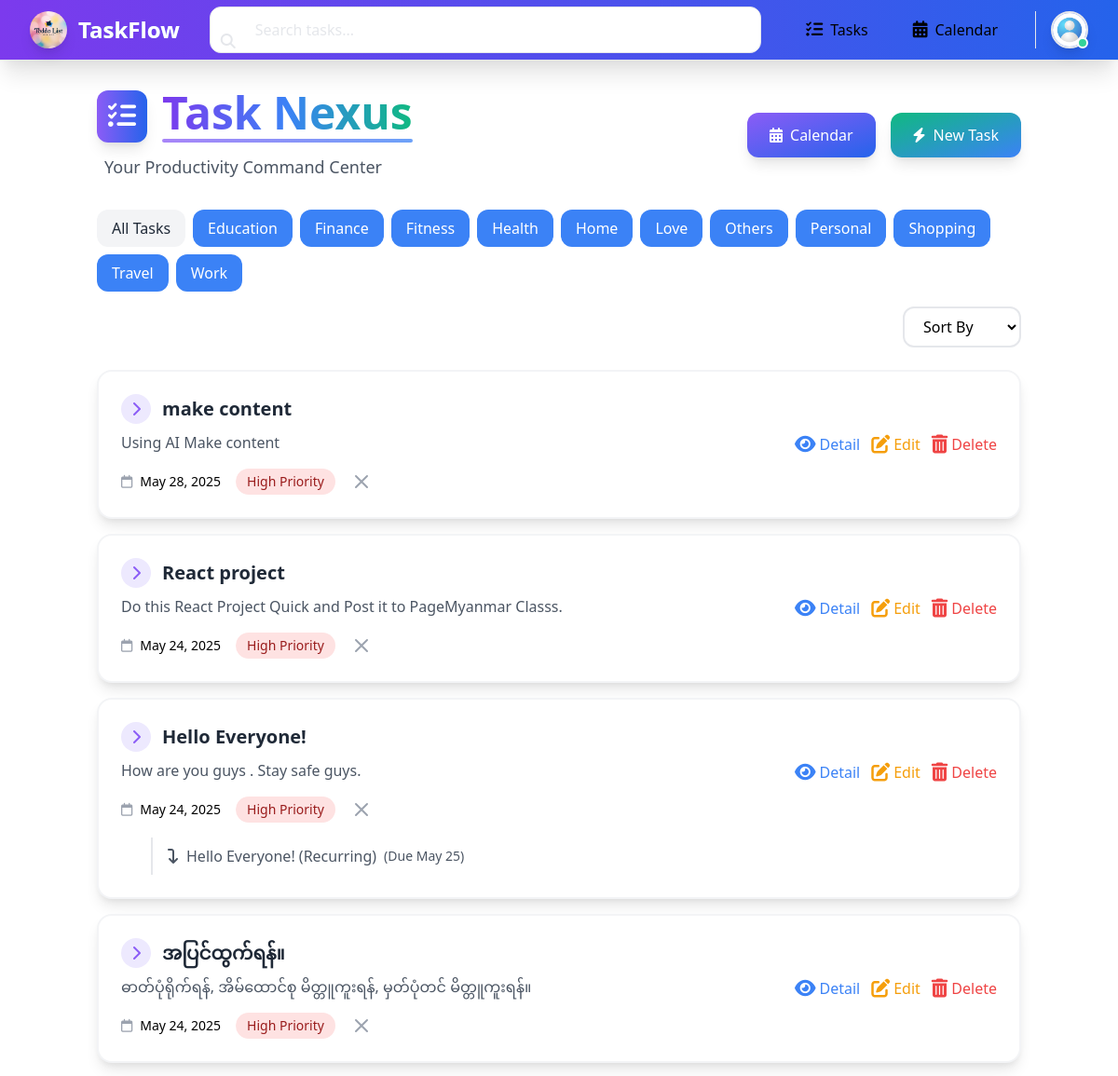
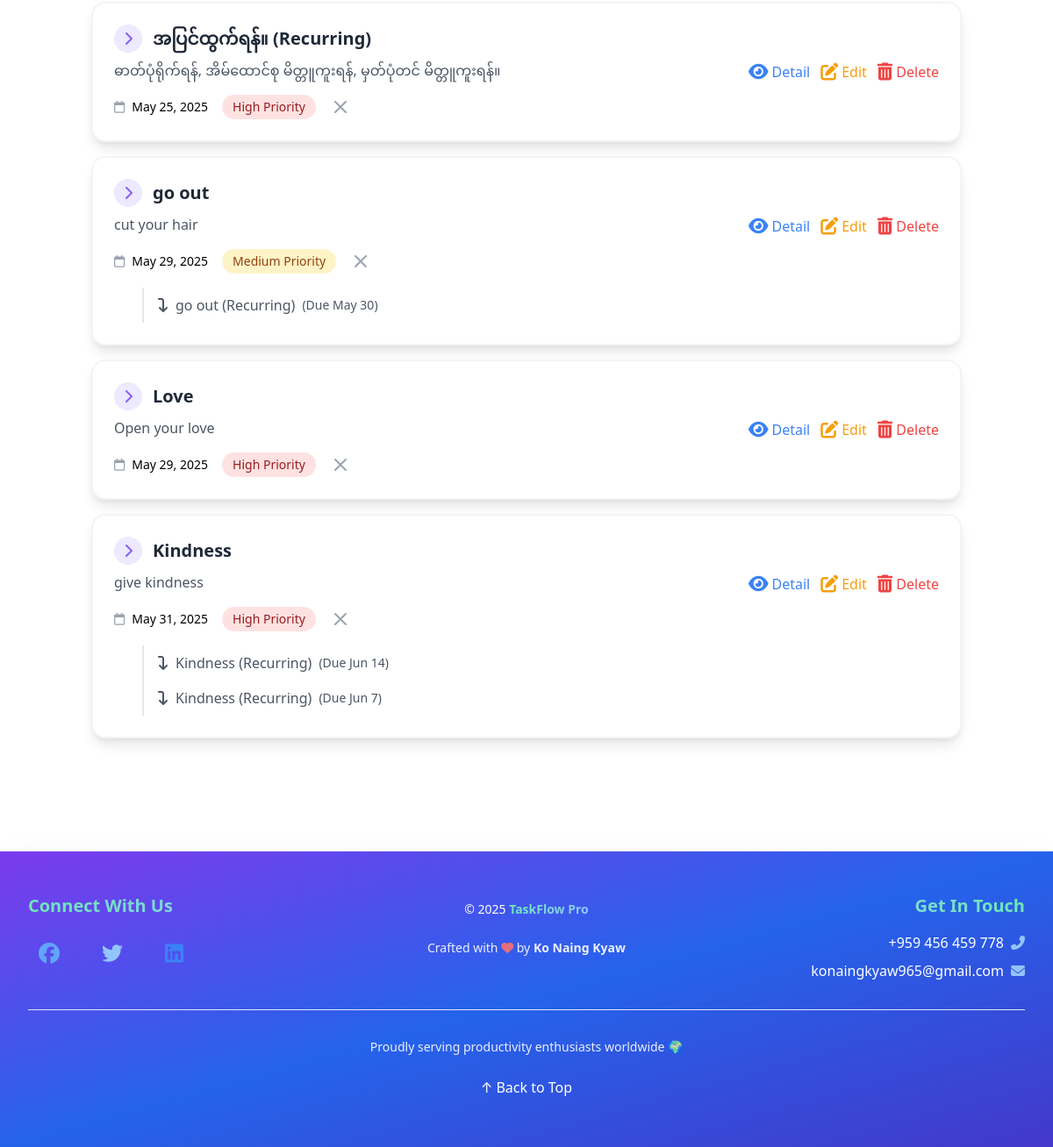
The app's page /task_list/ (signed in), older data (2 pictures, top to bottom).
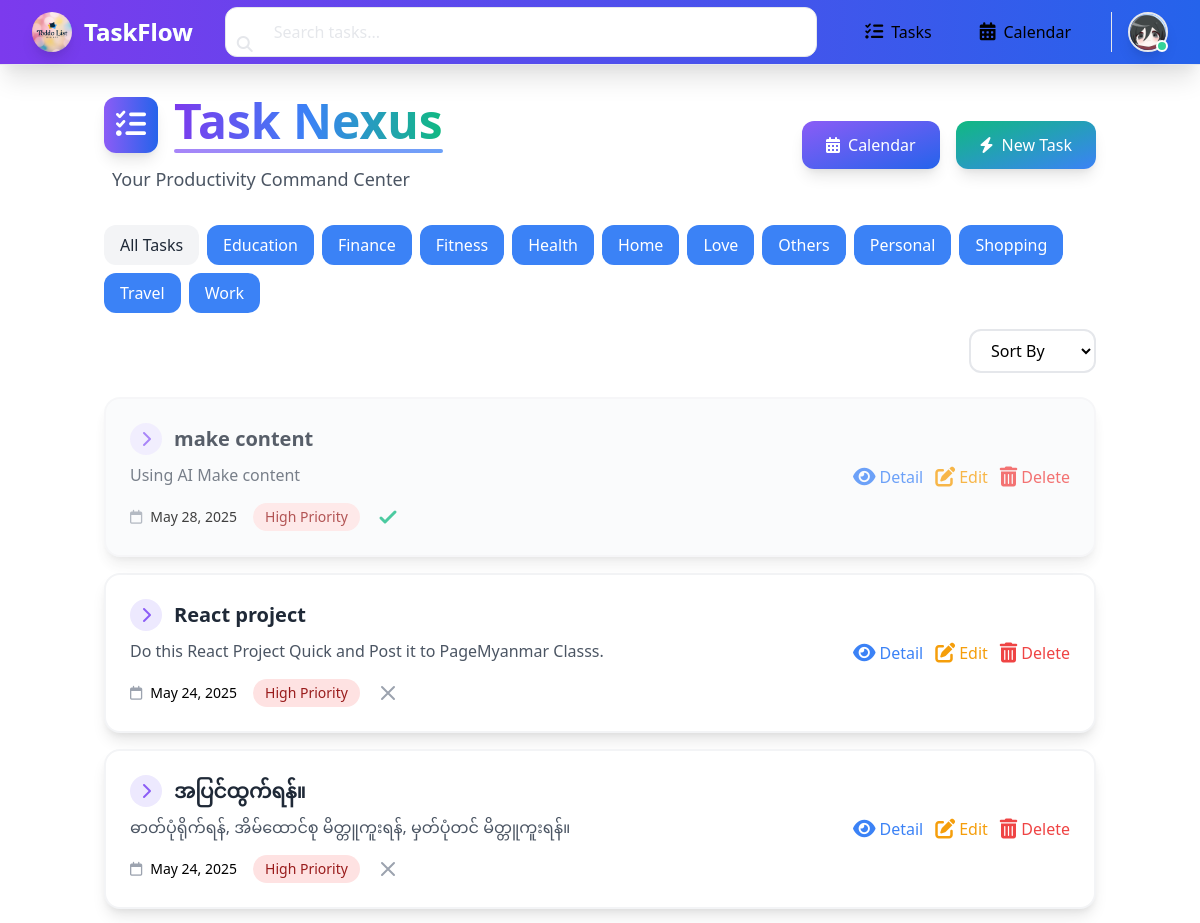
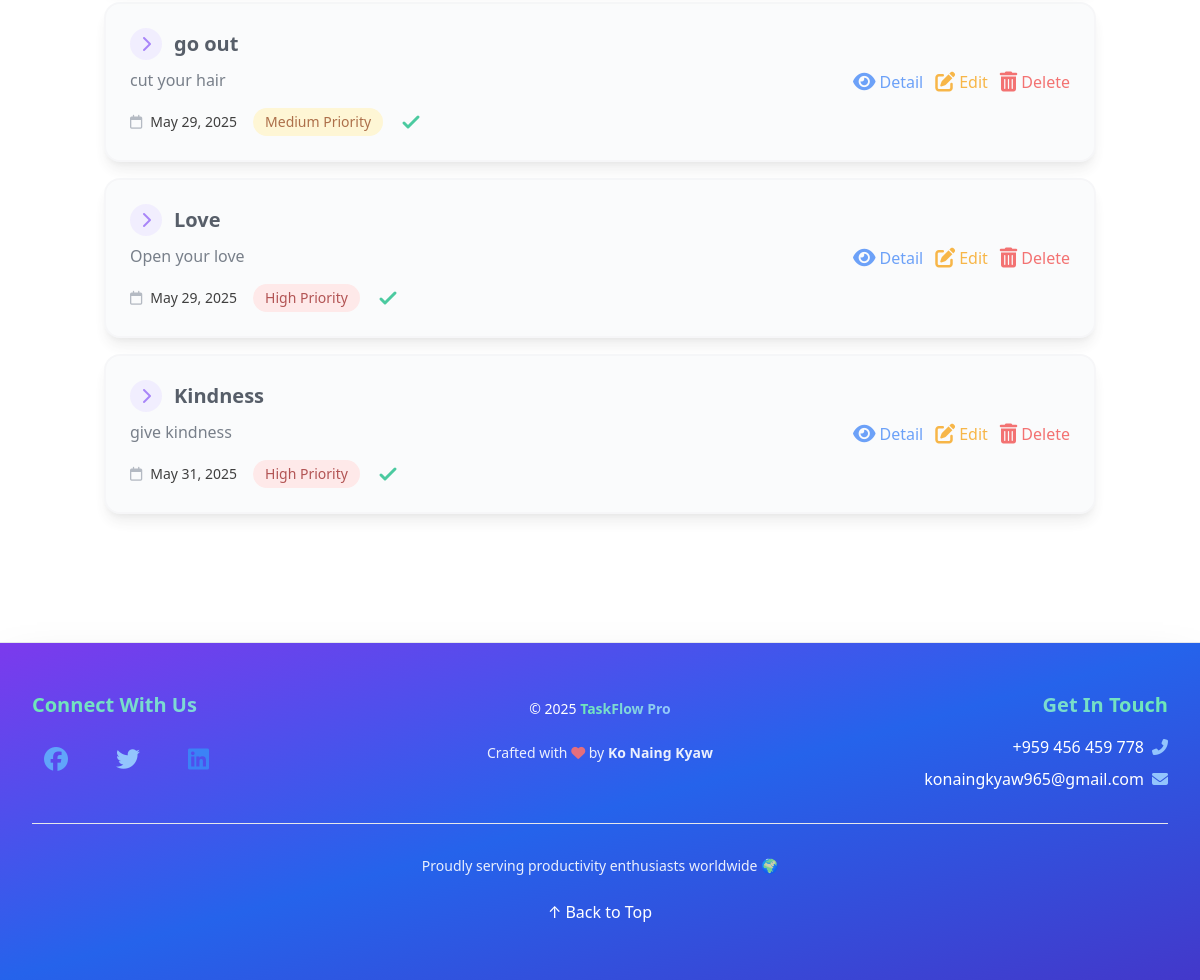
The same page, newer data (2 pictures, top to bottom).
### myapp/models.py (models this page shows, shortened)
class Profile(models.Model):
    user = models.OneToOneField(User, on_delete=models.CASCADE)
    profile_pic = models.ImageField(
        upload_to='profile_pics/',
        default='default_profile_pic.jpg'
    )
    bio = models.TextField(blank=True, null=True)

class Category(models.Model):
    name = models.CharField(max_length=100)
    user = models.ForeignKey(User, on_delete=models.CASCADE)
    class Meta:
        unique_together = ('user', 'name')
        ordering = ['name']

class Task(models.Model):
    PRIORITY_CHOICES = [
        ('High', 'High'),
        ('Medium', 'Medium'),
        ('Low', 'Low'),
    ]
    RECURRENCE_CHOICES = [
        ('none', 'None'),
        ('daily', 'Daily'),
        ('weekly', 'Weekly'),
        ('monthly', 'Monthly'),
    ]
    user = models.ForeignKey(User, on_delete=models.CASCADE ,null=True)
    shared_users = models.ManyToManyField(User, related_name='shared_tasks', blank=True)
    title = models.CharField(max_length=200)
    description = models.TextField(blank=True, null=True)
    created_at = models.DateTimeField(auto_now_add=True)
    due_date = models.DateTimeField(null=True, blank=True)
    is_completed = models.BooleanField(default=False)
    category = models.ForeignKey(
        Category,
        on_delete=models.SET_NULL,
        null=True,
        blank=True
    )
    priority = models.CharField(max_length=10, choices=PRIORITY_CHOICES, default='Medium')
    reminder = models.DateTimeField(null=True, blank=True)
    recurrence = models.CharField(max_length=10, choices=RECURRENCE_CHOICES, default='none')
    parent_task = models.ForeignKey(
        'self',
        on_delete=models.CASCADE,
        null=True,
        blank=True,
        related_name='subtasks'
    )
    order = models.PositiveIntegerField(default=0)
    class Meta:
        unique_together = ['title', 'due_date', 'user']
        ordering = ['order', '-created_at']

### myapp/views.py (the view)
# urls.py: path("task_list/", views.task_list, name="task_list"),  # Root URL is now task_list
def task_list(request):
    if not request.user.is_authenticated:
        return redirect("login")
    category_id = request.GET.get("category")
    sort_by = request.GET.get("sort_by")
    base_query = (
        models.Q(user=request.user) |
        models.Q(shared_users=request.user)
    ) & models.Q(parent_task__isnull=True)  # Only show parent tasks
    if category_id:
        tasks = Task.objects.filter(base_query, category_id=category_id).distinct()
    else:
        tasks = Task.objects.filter(base_query).distinct()
    if sort_by == "priority":
        tasks = tasks.order_by('priority')
    elif sort_by == "due_date":
        tasks = tasks.order_by('due_date')
    else:
        tasks = tasks.order_by('created_at')
    categories = Category.objects.filter(user=request.user)
    return render(request, 'task_list.html', {
        'tasks': tasks,
        'categories': categories,
        'sort_by': sort_by,
    })

### myapp/templates/task_list.html (shortened to what this page needs)
{% extends 'base.html' %}
{% block body %}
{% load static %}
<div class="container mx-auto px-4 py-8">
  {% if user.is_authenticated %}
    <div class="flex flex-col lg:flex-row justify-between items-start lg:items-center gap-6 mb-8">
      <div class="space-y-3">
        <div class="flex items-center gap-4 animate-pulse">
          <div class="bg-gradient-to-r from-purple-500 to-blue-600 p-3 rounded-xl shadow-lg rotate-12 hover:rotate-0 transition-transform duration-300">
            <i class="fa-solid fa-list-check text-3xl text-white"></i>
          </div>
          <h1 class="text-4xl md:text-5xl font-bold bg-gradient-to-r from-purple-600 via-blue-500 to-green-500 bg-clip-text text-transparent">
            <span class="block mt-1 w-full h-1 bg-gradient-to-r from-purple-500 to-blue-500 rounded-full opacity-75"></span>
          </h1>
        </div>
        <p class="text-lg text-gray-600 dark:text-gray-300 font-medium ml-2">
          Your Productivity Command Center
        </p>
      </div>
      <div class="flex gap-4 flex-wrap">
        <a href="{% url 'calendar' %}" class="flex items-center px-6 py-3 bg-gradient-to-br from-purple-500 to-blue-600 text-white rounded-xl hover:scale-105 transition-all shadow-lg hover:shadow-xl active:scale-95">
          <i class="fa-solid fa-calendar-days mr-2"></i>
          <span class="hidden md:inline">Calendar</span>
        </a>
        <a href="{% url 'task_create' %}" class="flex items-center px-6 py-3 bg-gradient-to-br from-green-500 to-blue-500 text-white rounded-xl hover:scale-105 transition-all shadow-lg hover:shadow-xl active:scale-95">
          <i class="fa-solid fa-bolt mr-2"></i>
          <span class="hidden md:inline">New Task</span>
        </a>
      </div>
    </div>
    <div class="mb-6 flex flex-wrap items-center gap-4">
      <div class="flex flex-wrap gap-2">
        <a href="{% url 'task_list' %}" class="px-4 py-2 bg-gray-100 dark:bg-gray-700 text-gray-800 dark:text-white rounded-xl hover:scale-105 transition-all active:scale-95">
          All Tasks
        </a>
        {% for cat in categories %}
          <a href="{% url 'task_list' %}?category={{ cat.id }}" class="px-4 py-2 bg-blue-500 text-white rounded-xl hover:scale-105 transition-all active:scale-95">
            {{ cat.name }}
          </a>
        {% endfor %}
      </div>
      <select id="sort_by" class="ml-auto px-4 py-2 bg-white dark:bg-gray-800 border-2 border-gray-200 dark:border-gray-700 rounded-xl focus:outline-none focus:ring-2 focus:ring-blue-500 transition-colors">
        <option value="">Sort By</option>
      </select>
    </div>
    <div class="grid gap-4">
      {% if tasks %}
        {% for task in tasks %}
          <div class="bg-white dark:bg-gray-800 rounded-2xl p-6 shadow-lg hover:shadow-xl transition-all duration-300 border-2 border-gray-100 dark:border-gray-700 {% if task.is_completed %}opacity-75 bg-gray-50 dark:bg-gray-900{% endif %}">
            <div class="flex flex-col md:flex-row justify-between items-start md:items-center gap-4">
              <div class="flex-1">
                <div class="flex items-center gap-3 mb-2">
                  <div class="w-8 h-8 flex items-center justify-center bg-purple-100 dark:bg-purple-900/50 rounded-full transition-colors">
                    <i class="fa-solid fa-chevron-right text-purple-500"></i>
                  </div>
                  <h3 class="text-xl font-semibold text-gray-800 dark:text-gray-200">
                    {{ task.title }}
                  </h3>
                </div>
                <p class="text-gray-600 dark:text-gray-400 mb-4">{{ task.description }}</p>
                <div class="flex flex-wrap gap-4 items-center">
                  <div class="flex items-center gap-2 text-sm">
                    <i class="fa-regular fa-calendar text-gray-400"></i>
                    <span class="font-medium">{{ task.due_date|date:"M j, Y" }}</span>
                  </div>
                  <span class="px-3 py-1 rounded-full text-sm font-medium transition-colors
                    {% if task.priority == 'High' %}
                      bg-red-100 text-red-800 dark:bg-red-900/50
                    {% elif task.priority == 'Medium' %}
                      bg-yellow-100 text-yellow-800 dark:bg-yellow-900/50
                    {% else %}
                      bg-green-100 text-green-800 dark:bg-green-900/50
                    {% endif %}">
                    {{ task.priority }} Priority
                  </span>
                  <div class="flex items-center gap-2">
                    {% if task.user == request.user %}
                    <button type="button" class="toggle-completion-btn" data-task-id="{{ task.id }}"
                            aria-pressed="{% if task.is_completed %}true{% else %}false{% endif %}"
                            title="Mark as {% if task.is_completed %}incomplete{% else %}completed{% endif %}">
                      {% if task.is_completed %}
                        <svg class="w-6 h-6 text-green-500" fill="none" stroke="currentColor" viewBox="0 0 24 24" stroke-width="3">
                          <path stroke-linecap="round" stroke-linejoin="round" d="M5 13l4 4L19 7"></path>
                        </svg>
                      {% else %}
                        <svg class="w-6 h-6 text-gray-400" fill="none" stroke="currentColor" viewBox="0 0 24 24" stroke-width="2">
                          <path stroke-linecap="round" stroke-linejoin="round" d="M6 18L18 6M6 6l12 12"></path>
                        </svg>
                      {% endif %}
                    </button>
                    {% else %}
                      <span class="px-3 py-1 rounded-full text-sm {% if task.is_completed %}bg-green-100 text-green-800{% else %}bg-gray-100 text-gray-800{% endif %}">
                        {% if task.is_completed %}Completed{% else %}Pending{% endif %}
                      </span>
                    {% endif %}
                  </div>
                </div>
              </div>
              <div class="flex gap-3 text-xl">
                <a href="{% url 'task_detail' task.id %}"
                   class="flex items-center gap-1 text-blue-500 hover:text-blue-700 dark:hover:text-blue-400 transition-colors">
                  <i class="fa-solid fa-eye"></i>
                  <span class="text-base">Detail</span>
                </a>
                <a href="{% url 'task_update' task.id %}"
                   class="flex items-center gap-1 text-yellow-500 hover:text-yellow-700 dark:hover:text-yellow-400 transition-colors">
                  <i class="fa-solid fa-pen-to-square"></i>
                  <span class="text-base">Edit</span>
                </a>
                {% if task.user == request.user %}
                  <form action="{% url 'delete_task' task.id %}" method="post" class="flex items-center">
                    <button type="submit" class="flex items-center gap-1 text-red-500 hover:text-red-700 dark:hover:text-red-400 transition-colors">
                      <i class="fa-solid fa-trash-can"></i>
                      <span class="text-base">Delete</span>
                    </button>
                  </form>
                {% endif %}
              </div>
            </div>
            {% if task.subtasks.all %}
              <div class="mt-4 ml-8 border-l-2 border-gray-200 dark:border-gray-700 pl-4">
                {% for subtask in task.subtasks.all %}
                  <div class="py-2">
                    <div class="flex items-center gap-2 text-gray-600 dark:text-gray-400">
                      <i class="fa-solid fa-arrow-turn-down"></i>
                      <span class="font-medium">{{ subtask.title }}</span>
                      <span class="text-sm">(Due {{ subtask.due_date|date:"M j" }})</span>
                    </div>
                  </div>
                {% endfor %}
              </div>
            {% endif %}
          </div>
        {% endfor %}
      {% endif %}
    </div>
  {% endif %}
</div>
{% endblock %}

### templates/header.html (shortened to what this page needs)
{% load static %}
<nav class="bg-gradient-to-r from-purple-600 to-blue-600 shadow-xl backdrop-blur-md border-b border-white/10">
  <div class="max-w-7xl mx-auto px-4 sm:px-6 lg:px-8">
    <div class="flex items-center justify-between h-16">
      <div class="flex items-center space-x-3 flex-shrink-0">
        <a href="{% url 'home' %}" class="flex items-center space-x-3 group">
          <img src="{% static 'images/app-logo.jpg' %}" alt="App Logo"
               class="w-10 h-10 rounded-full shadow-lg transform transition-all duration-300 group-hover:rotate-12 group-hover:scale-110">
          <span class="text-white text-2xl font-bold bg-gradient-to-r from-green-300 to-blue-300 bg-clip-text text-transparent">
            TaskFlow
          </span>
        </a>
      </div>
      <div class="hidden lg:flex flex-1 max-w-2xl mx-8">
        <form method="get" action="{% url 'task_list' %}" class="w-full">
          <div class="relative">
            <input name="search" value="{{ search_query|default:'' }}"
                   class="w-full pl-12 pr-4 py-3 rounded-xl bg-white/10 backdrop-blur-sm border border-white/20
                          text-white placeholder-gray-200 focus:outline-none focus:ring-2 focus:ring-green-400
                          focus:border-transparent transition-all"
                   type="search"
                   placeholder="Search tasks...">
            <button type="submit" class="absolute left-3 top-1/2 -translate-y-1/2 text-gray-200">
              <i class="fa-solid fa-magnifying-glass"></i>
            </button>
          </div>
        </form>
      </div>
      <div class="hidden lg:flex items-center space-x-6">
        <div class="flex space-x-4">
          <a href="{% url 'task_list' %}"
             class="px-4 py-2.5 rounded-lg flex items-center space-x-2 text-white/90 hover:text-white
                    hover:bg-white/10 transition-all duration-200">
            <i class="fa-solid fa-list-check text-lg"></i>
            <span>Tasks</span>
          </a>
          <a href="{% url 'calendar' %}"
             class="px-4 py-2.5 rounded-lg flex items-center space-x-2 text-white/90 hover:text-white
                    hover:bg-white/10 transition-all duration-200">
            <i class="fa-solid fa-calendar-days text-lg"></i>
            <span>Calendar</span>
          </a>
        </div>
        <div class="ml-4 flex items-center space-x-4 border-l border-white/20 pl-4">
          {% if user.is_authenticated %}
            <div class="relative group">
              <a href="{% url 'profile' %}" class="flex items-center space-x-3">
                <div class="relative">
                  <img src="{% if profile.profile_pic %}{{ profile.profile_pic.url }}{% else %}{% static 'images/default-profile.jpg' %}{% endif %}"
                       class="w-10 h-10 rounded-full border-2 border-white/30 hover:border-green-400
                              transition-all duration-300 shadow-lg">
                  <div class="absolute bottom-0 right-0 w-3 h-3 bg-green-400 rounded-full border-2 border-white"></div>
                </div>
              </a>
            </div>
          {% endif %}
        </div>
      </div>
    </div>
  </div>
</nav>

Row changes from the older to the newer data that the page shows:
removed Task: title "Hello Everyone!", description "How are you guys . Stay safe guys.", due_date "May 24, 2025", priority "High", is_completed False (drawn), shows "Delete"
removed Task: title "Hello Everyone! (Recurring)", due_date "May 25", shown under "Hello Everyone!"
removed Task: title "အပြင်ထွက်ရန်။ (Recurring)", description "ဓာတ်ပုံရိုက်ရန်, အိမ်ထောင်စု မိတ္တူကူးရန်, မှတ်ပုံတင် မိတ္တူကူးရန်။", due_date "May 25, 2025", priority "High", is_completed False (drawn), shows "Delete"
removed Task: title "go out (Recurring)", due_date "May 30", shown under "go out"
removed Task: title "Kindness (Recurring)", due_date "Jun 14", shown under "Kindness"
removed Task: title "Kindness (Recurring)", due_date "Jun 7", shown under "Kindness"
changed Profile: profile_pic: picture added in place of a placeholder
changed Task "make content": is_completed False → True (drawn)
changed Task "go out": is_completed False → True (drawn)
changed Task "Love": is_completed False → True (drawn)
changed Task "Kindness": is_completed False → True (drawn)
